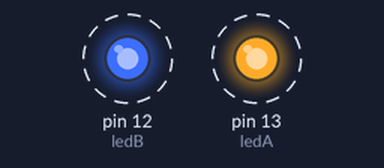
Recording of a sketch running on a simulated Arduino Uno, built with avr-gcc and run on an emulated ATmega328P. Parts: output pins drawn as LEDs (lit = HIGH). Dashed ring = blinking.

Above: at 0.2 s.
Timing chart, 0 to 4.6 s (numbered marks = the images above):
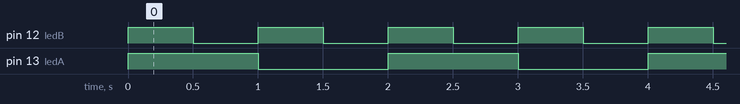

Measured:
- by itself, pin 12 (ledB): alternates HIGH for 0.50 s and LOW for 0.50 s
- by itself, pin 13 (ledA): alternates HIGH for 1.0 s and LOW for 1.0 s
- by itself, everything shown: repeats every 2.0 s, in 4 steps

The sketch:

blink_0_soluzione.ino
```cpp
/*
  Blink due LED - Soluzione

 Aggiungere un secondo LED e farlo brillare ogni 500ms
 mentre il primo brilla ogni 1000ms

 Massimo comun denominatore 1000 MCD 500 = 500ms
 Durata Periodo = 500ms

 Schema: https://lab.piffa.net/schemi/millis_bb.png

 Stati:

 a  |  b    Changes
 ========   =========
 1  |  1    x   |   x
 1  |  0        |   x
 0  |  1    x   |   x
 0  |  0        |   x


 */

// Pin 13 has an LED connected on most Arduino boards.
// give it a name:
const int ledA = 13; //Primo LED
const int ledB = 12; //Secondo LED, con resistenza

// the setup routine runs once when you press reset:
void setup() {
  // initialize the digital pin as an output.
  pinMode(ledA, OUTPUT);
  pinMode(ledB, OUTPUT);
}

// the loop routine runs over and over again forever:
void loop() {
  // Primo periodo
  digitalWrite(ledA, HIGH);   // turn the LED on (HIGH is the voltage level)
  digitalWrite(ledB, HIGH);
  delay(500);               // Minimo comun denominatore del periodo

  // Secondo periodo
  //digitalWrite(ledA, HIGH); // ledA non cambia
  digitalWrite(ledB, LOW);
  delay(500);

  // Terzo periodo
  digitalWrite(ledA, LOW);
  digitalWrite(ledB, HIGH);
  delay(500);

  // Quarto periodo
  //digitalWrite(ledA, LOW);
  digitalWrite(ledB, LOW);
  delay(500);
}

/* Domande
 1. Altro scenario: fare brillare un LED ogni 300ms mentre il secondo brilla ogni 400m
 2. ...valutare come aggiungere un terzo LED, gestire altri intevalli.
 */
```
